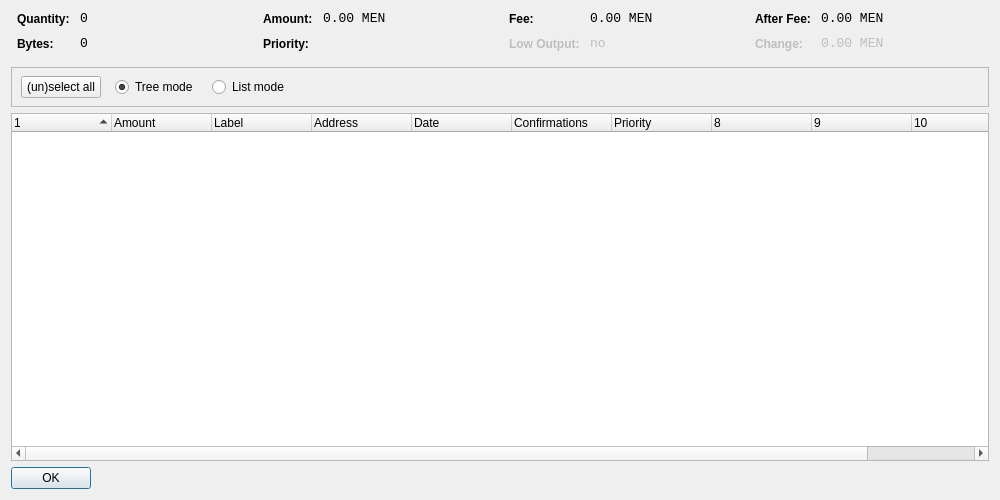
<?xml version="1.0" encoding="UTF-8"?>
<ui version="4.0">
 <class>CoinControlDialog</class>
 <widget class="QDialog" name="CoinControlDialog">
  <property name="geometry">
   <rect>
    <x>0</x>
    <y>0</y>
    <width>1000</width>
    <height>500</height>
   </rect>
  </property>
  <property name="windowTitle">
   <string>Coin Control</string>
  </property>
  <layout class="QVBoxLayout" name="verticalLayout">
   <item>
    <layout class="QHBoxLayout" name="horizontalLayoutTop" stretch="0,0,0,0">
     <property name="topMargin">
      <number>0</number>
     </property>
     <property name="bottomMargin">
      <number>10</number>
     </property>
     <item>
      <layout class="QFormLayout" name="formLayoutCoinControl1">
       <property name="horizontalSpacing">
        <number>10</number>
       </property>
       <property name="verticalSpacing">
        <number>10</number>
       </property>
       <property name="leftMargin">
        <number>6</number>
       </property>
       <property name="rightMargin">
        <number>6</number>
       </property>
       <item row="0" column="0">
        <widget class="QLabel" name="labelCoinControlQuantityText">
         <property name="styleSheet">
          <string notr="true">font-weight:bold;</string>
         </property>
         <property name="text">
          <string>Quantity:</string>
         </property>
        </widget>
       </item>
       <item row="0" column="1">
        <widget class="QLabel" name="labelCoinControlQuantity">
         <property name="font">
          <font>
           <family>Monospace</family>
           <pointsize>10</pointsize>
          </font>
         </property>
         <property name="cursor">
          <cursorShape>IBeamCursor</cursorShape>
         </property>
         <property name="contextMenuPolicy">
          <enum>Qt::ActionsContextMenu</enum>
         </property>
         <property name="text">
          <string notr="true">0</string>
         </property>
         <property name="textInteractionFlags">
          <set>Qt::LinksAccessibleByMouse|Qt::TextSelectableByKeyboard|Qt::TextSelectableByMouse</set>
         </property>
        </widget>
       </item>
       <item row="1" column="0">
        <widget class="QLabel" name="labelCoinControlBytesText">
         <property name="styleSheet">
          <string notr="true">font-weight:bold;</string>
         </property>
         <property name="text">
          <string>Bytes:</string>
         </property>
        </widget>
       </item>
       <item row="1" column="1">
        <widget class="QLabel" name="labelCoinControlBytes">
         <property name="font">
          <font>
           <family>Monospace</family>
           <pointsize>10</pointsize>
          </font>
         </property>
         <property name="cursor">
          <cursorShape>IBeamCursor</cursorShape>
         </property>
         <property name="contextMenuPolicy">
          <enum>Qt::ActionsContextMenu</enum>
         </property>
         <property name="text">
          <string notr="true">0</string>
         </property>
         <property name="textInteractionFlags">
          <set>Qt::LinksAccessibleByMouse|Qt::TextSelectableByKeyboard|Qt::TextSelectableByMouse</set>
         </property>
        </widget>
       </item>
      </layout>
     </item>
     <item>
      <layout class="QFormLayout" name="formLayoutCoinControl2">
       <property name="horizontalSpacing">
        <number>10</number>
       </property>
       <property name="verticalSpacing">
        <number>10</number>
       </property>
       <property name="leftMargin">
        <number>6</number>
       </property>
       <property name="rightMargin">
        <number>6</number>
       </property>
       <item row="0" column="0">
        <widget class="QLabel" name="labelCoinControlAmountText">
         <property name="styleSheet">
          <string notr="true">font-weight:bold;</string>
         </property>
         <property name="text">
          <string>Amount:</string>
         </property>
        </widget>
       </item>
       <item row="0" column="1">
        <widget class="QLabel" name="labelCoinControlAmount">
         <property name="font">
          <font>
           <family>Monospace</family>
           <pointsize>10</pointsize>
          </font>
         </property>
         <property name="cursor">
          <cursorShape>IBeamCursor</cursorShape>
         </property>
         <property name="contextMenuPolicy">
          <enum>Qt::ActionsContextMenu</enum>
         </property>
         <property name="text">
          <string notr="true">0.00 MEN</string>
         </property>
         <property name="textInteractionFlags">
          <set>Qt::LinksAccessibleByMouse|Qt::TextSelectableByKeyboard|Qt::TextSelectableByMouse</set>
         </property>
        </widget>
       </item>
       <item row="1" column="0">
        <widget class="QLabel" name="labelCoinControlPriorityText">
         <property name="styleSheet">
          <string notr="true">font-weight:bold;</string>
         </property>
         <property name="text">
          <string>Priority:</string>
         </property>
        </widget>
       </item>
       <item row="1" column="1">
        <widget class="QLabel" name="labelCoinControlPriority">
         <property name="font">
          <font>
           <family>Monospace</family>
           <pointsize>10</pointsize>
          </font>
         </property>
         <property name="cursor">
          <cursorShape>IBeamCursor</cursorShape>
         </property>
         <property name="contextMenuPolicy">
          <enum>Qt::ActionsContextMenu</enum>
         </property>
         <property name="text">
          <string/>
         </property>
         <property name="textInteractionFlags">
          <set>Qt::LinksAccessibleByMouse|Qt::TextSelectableByKeyboard|Qt::TextSelectableByMouse</set>
         </property>
        </widget>
       </item>
      </layout>
     </item>
     <item>
      <layout class="QFormLayout" name="formLayoutCoinControl3">
       <property name="horizontalSpacing">
        <number>10</number>
       </property>
       <property name="verticalSpacing">
        <number>10</number>
       </property>
       <property name="leftMargin">
        <number>6</number>
       </property>
       <property name="rightMargin">
        <number>6</number>
       </property>
       <item row="0" column="0">
        <widget class="QLabel" name="labelCoinControlFeeText">
         <property name="styleSheet">
          <string notr="true">font-weight:bold;</string>
         </property>
         <property name="text">
          <string>Fee:</string>
         </property>
        </widget>
       </item>
       <item row="0" column="1">
        <widget class="QLabel" name="labelCoinControlFee">
         <property name="font">
          <font>
           <family>Monospace</family>
           <pointsize>10</pointsize>
          </font>
         </property>
         <property name="cursor">
          <cursorShape>IBeamCursor</cursorShape>
         </property>
         <property name="contextMenuPolicy">
          <enum>Qt::ActionsContextMenu</enum>
         </property>
         <property name="text">
          <string notr="true">0.00 MEN</string>
         </property>
         <property name="textInteractionFlags">
          <set>Qt::LinksAccessibleByMouse|Qt::TextSelectableByKeyboard|Qt::TextSelectableByMouse</set>
         </property>
        </widget>
       </item>
       <item row="1" column="0">
        <widget class="QLabel" name="labelCoinControlLowOutputText">
         <property name="enabled">
          <bool>false</bool>
         </property>
         <property name="styleSheet">
          <string notr="true">font-weight:bold;</string>
         </property>
         <property name="text">
          <string>Low Output:</string>
         </property>
        </widget>
       </item>
       <item row="1" column="1">
        <widget class="QLabel" name="labelCoinControlLowOutput">
         <property name="enabled">
          <bool>false</bool>
         </property>
         <property name="font">
          <font>
           <family>Monospace</family>
           <pointsize>10</pointsize>
          </font>
         </property>
         <property name="cursor">
          <cursorShape>IBeamCursor</cursorShape>
         </property>
         <property name="contextMenuPolicy">
          <enum>Qt::ActionsContextMenu</enum>
         </property>
         <property name="text">
          <string notr="true">no</string>
         </property>
         <property name="textInteractionFlags">
          <set>Qt::LinksAccessibleByMouse|Qt::TextSelectableByKeyboard|Qt::TextSelectableByMouse</set>
         </property>
        </widget>
       </item>
      </layout>
     </item>
     <item>
      <layout class="QFormLayout" name="formLayoutCoinControl4">
       <property name="horizontalSpacing">
        <number>10</number>
       </property>
       <property name="verticalSpacing">
        <number>10</number>
       </property>
       <property name="leftMargin">
        <number>6</number>
       </property>
       <property name="rightMargin">
        <number>6</number>
       </property>
       <item row="0" column="0">
        <widget class="QLabel" name="labelCoinControlAfterFeeText">
         <property name="styleSheet">
          <string notr="true">font-weight:bold;</string>
         </property>
         <property name="text">
          <string>After Fee:</string>
         </property>
        </widget>
       </item>
       <item row="0" column="1">
        <widget class="QLabel" name="labelCoinControlAfterFee">
         <property name="font">
          <font>
           <family>Monospace</family>
           <pointsize>10</pointsize>
          </font>
         </property>
         <property name="cursor">
          <cursorShape>IBeamCursor</cursorShape>
         </property>
         <property name="contextMenuPolicy">
          <enum>Qt::ActionsContextMenu</enum>
         </property>
         <property name="text">
          <string notr="true">0.00 MEN</string>
         </property>
         <property name="textInteractionFlags">
          <set>Qt::LinksAccessibleByMouse|Qt::TextSelectableByKeyboard|Qt::TextSelectableByMouse</set>
         </property>
        </widget>
       </item>
       <item row="1" column="0">
        <widget class="QLabel" name="labelCoinControlChangeText">
         <property name="enabled">
          <bool>false</bool>
         </property>
         <property name="styleSheet">
          <string notr="true">font-weight:bold;</string>
         </property>
         <property name="text">
          <string>Change:</string>
         </property>
        </widget>
       </item>
       <item row="1" column="1">
        <widget class="QLabel" name="labelCoinControlChange">
         <property name="enabled">
          <bool>false</bool>
         </property>
         <property name="font">
          <font>
           <family>Monospace</family>
           <pointsize>10</pointsize>
          </font>
         </property>
         <property name="cursor">
          <cursorShape>IBeamCursor</cursorShape>
         </property>
         <property name="contextMenuPolicy">
          <enum>Qt::ActionsContextMenu</enum>
         </property>
         <property name="text">
          <string notr="true">0.00 MEN</string>
         </property>
         <property name="textInteractionFlags">
          <set>Qt::LinksAccessibleByMouse|Qt::TextSelectableByKeyboard|Qt::TextSelectableByMouse</set>
         </property>
        </widget>
       </item>
      </layout>
     </item>
    </layout>
   </item>
   <item>
    <widget class="QFrame" name="frame">
     <property name="minimumSize">
      <size>
       <width>0</width>
       <height>40</height>
      </size>
     </property>
     <property name="frameShape">
      <enum>QFrame::StyledPanel</enum>
     </property>
     <property name="framePeople">
      <enum>QFrame::Sunken</enum>
     </property>
     <widget class="QWidget" name="horizontalLayoutWidget">
      <property name="geometry">
       <rect>
        <x>10</x>
        <y>0</y>
        <width>781</width>
        <height>41</height>
       </rect>
      </property>
      <layout class="QHBoxLayout" name="horizontalLayoutPanel" stretch="0,0,0,0,0">
       <property name="spacing">
        <number>14</number>
       </property>
       <item>
        <widget class="QPushButton" name="pushButtonSelectAll">
         <property name="sizePolicy">
          <sizepolicy hsizetype="Maximum" vsizetype="Fixed">
           <horstretch>0</horstretch>
           <verstretch>0</verstretch>
          </sizepolicy>
         </property>
         <property name="text">
          <string>(un)select all</string>
         </property>
        </widget>
       </item>
       <item>
        <widget class="QRadioButton" name="radioTreeMode">
         <property name="sizePolicy">
          <sizepolicy hsizetype="Maximum" vsizetype="Fixed">
           <horstretch>0</horstretch>
           <verstretch>0</verstretch>
          </sizepolicy>
         </property>
         <property name="text">
          <string>Tree mode</string>
         </property>
         <property name="checked">
          <bool>true</bool>
         </property>
        </widget>
       </item>
       <item>
        <widget class="QRadioButton" name="radioListMode">
         <property name="sizePolicy">
          <sizepolicy hsizetype="Maximum" vsizetype="Fixed">
           <horstretch>0</horstretch>
           <verstretch>0</verstretch>
          </sizepolicy>
         </property>
         <property name="text">
          <string>List mode</string>
         </property>
        </widget>
       </item>
       <item>
        <spacer name="horizontalSpacer">
         <property name="orientation">
          <enum>Qt::Horizontal</enum>
         </property>
         <property name="sizeHint" stdset="0">
          <size>
           <width>40</width>
           <height>20</height>
          </size>
         </property>
        </spacer>
       </item>
      </layout>
     </widget>
    </widget>
   </item>
   <item>
    <widget class="CoinControlTreeWidget" name="treeWidget">
     <property name="contextMenuPolicy">
      <enum>Qt::CustomContextMenu</enum>
     </property>
     <property name="sortingEnabled">
      <bool>false</bool>
     </property>
     <property name="columnCount">
      <number>11</number>
     </property>
     <attribute name="headerShowSortIndicator" stdset="0">
      <bool>true</bool>
     </attribute>
     <attribute name="headerStretchLastSection">
      <bool>false</bool>
     </attribute>
     <column>
      <property name="text">
       <string/>
      </property>
     </column>
     <column>
      <property name="text">
       <string>Amount</string>
      </property>
     </column>
     <column>
      <property name="text">
       <string>Label</string>
      </property>
     </column>
     <column>
      <property name="text">
       <string>Address</string>
      </property>
     </column>
     <column>
      <property name="text">
       <string>Date</string>
      </property>
     </column>
     <column>
      <property name="text">
       <string>Confirmations</string>
      </property>
      <property name="toolTip">
       <string>Confirmed</string>
      </property>
     </column>
     <column>
      <property name="text">
       <string>Priority</string>
      </property>
     </column>
     <column>
      <property name="text">
       <string/>
      </property>
     </column>
     <column>
      <property name="text">
       <string/>
      </property>
     </column>
     <column>
      <property name="text">
       <string/>
      </property>
     </column>
     <column>
      <property name="text">
       <string/>
      </property>
     </column>
    </widget>
   </item>
   <item>
    <widget class="QDialogButtonBox" name="buttonBox">
     <property name="sizePolicy">
      <sizepolicy hsizetype="Maximum" vsizetype="Fixed">
       <horstretch>0</horstretch>
       <verstretch>0</verstretch>
      </sizepolicy>
     </property>
     <property name="orientation">
      <enum>Qt::Horizontal</enum>
     </property>
     <property name="standardButtons">
      <set>QDialogButtonBox::Ok</set>
     </property>
    </widget>
   </item>
  </layout>
 </widget>
 <customwidgets>
  <customwidget>
   <class>CoinControlTreeWidget</class>
   <extends>QTreeWidget</extends>
   <header>coincontroltreewidget.h</header>
  </customwidget>
 </customwidgets>
 <resources/>
 <connections/>
</ui>
